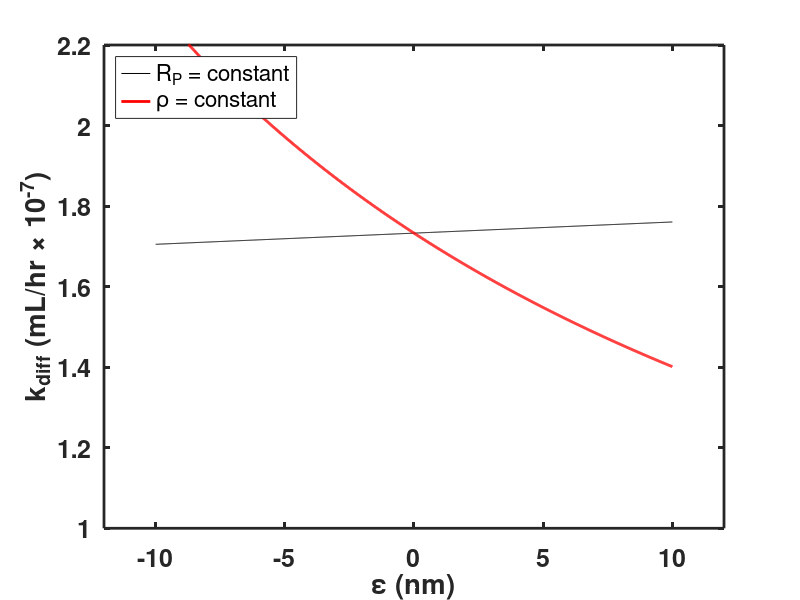
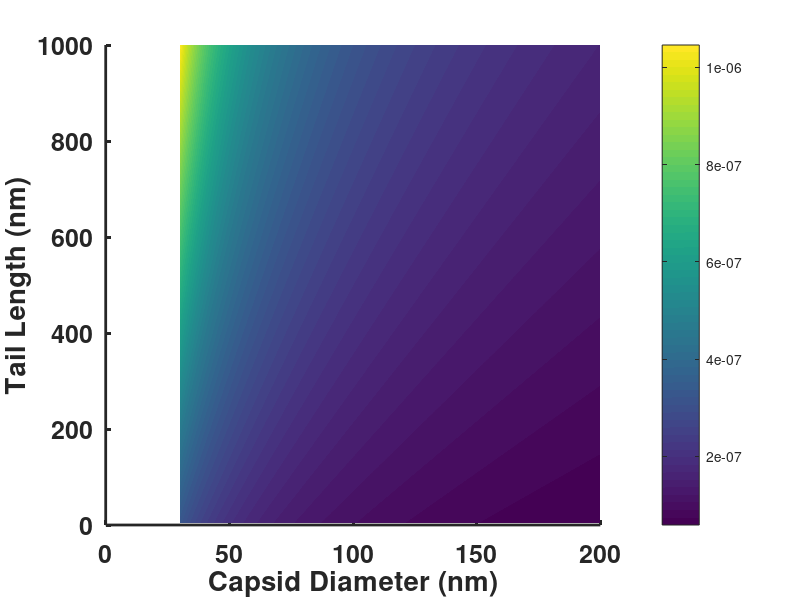

MATLAB code to generate these figures, in order: (Note: this script raises an error after producing the figures.)
%Temps of the experiments (C)
TempsC = [1 3 4 10 15 20 24 30 35 37 40];
%Scale Temps to Kelvin (C+273.15 = K)
T = TempsC + 273.15;

%Water viscocities (Pa*s)
eta1 = 1.73*(1e-3); eta3 = 1.62*(1e-3); eta4 = 1.57*(1e-3);
eta10 = 1.31*(1e-3); eta15 = 1.14*(1e-3); eta20 = 1.00*(1e-3);
eta24 = 0.91*(1e-3); eta30 = 0.80*(1e-3); eta35 = 0.72*(1e-3);
eta37 = 0.69*(1e-3); eta40 = 0.65*(1e-3);

eta = [eta1 eta3 eta4 eta10 eta15 eta20 eta24 eta30 eta35 eta37 eta40];

%------------------------Phage-Bacteria param's----------------------------
%Phage hydro radius's (cm)
kbT = 1.38*(1e-23)*T(7)*(3600^2)*(1e4);
eta = eta(7)*(3600)/(1e2);

%Bacteria Parameter
a = 0.5*3.8*(1e-4); b = 0.5*0.8*(1e-4); %semimajor and minor axes of bacteria (cm).
Rb = sqrt(a*b/4);                                    %Bacteria Radius (cm).  

for kk = 1:1
%Phage Radius
Rp =  0.39*(1e-5);                   %Phage Lambda Hydrodynamic Radius (cm).
rho = 150*(1e-7);                   %Phage Lambda typical tail length (cm).

epsilon = linspace(-1e-6,1e-6,1000);              %increase parameter (cm).

Dtail = kbT./(6*pi*eta.*Rp);                                 %Phage Diffusion.
Dhead = kbT./(6*pi*eta.*(Rp+epsilon));                       %Phage Diffusion.                               

%Capture Radius
z = Rb + Rp + rho + epsilon;

%Phage Diffusive Encounter Rate
kdiff_tail = 4*pi*Dtail.*z;                 %Diffusive kmax's at experimental temps.
kdiff_head = 4*pi*Dhead.*z;

figure(1)
hold on
plot(epsilon*(1e7), kdiff_tail*(1e7),'k', epsilon*(1e7), kdiff_head*(1e7),'r','LineWidth',2)
xlabel('\epsilon (nm)')
ylabel('k_{diff} (mL/hr \times 10^{-7})')
set(gca,'FontSize',18,'LineWidth',2,'FontWeight','bold')
box on
axis([-12 12 1 2.2])
legend('R_P = constant','\rho = constant','Location', 'northwest')
end

%-------------------------HeatMap!!!---------------------------------------
Dp = linspace(30*(1e-7),200*(1e-7),2000);           %capsid range (cm).
rho = linspace(5*(1e-7), 1000*(1e-7),2000);                %tail range (cm).

[DP,RHO] = meshgrid(Dp,rho);

RP = 0.5*DP;
D = kbT./(6*pi*eta.*RP);                                  %Phage Diffusion.
z = Rb + RP + RHO;
kdiff = 4*pi*D.*z;

figure(2)
hold on
surf(DP*(1e7),RHO*(1e7),(kdiff))
shading interp
xlabel('Capsid Diameter (nm)')
ylabel('Tail Length (nm)')
%zlabel('k_{diff} (mL/hr \times 10^{-7})')
set(gca,'FontSize',18,'LineWidth',2,'FontWeight','bold','ColorScale','log')
a=colorbar;
a.Limits = [5*(1e-9) 2*(1e-6)];
ylabel(a,'\psi_{diff} (mL/hr)','FontSize',16,'Rotation',270);
a.Label.Position(1) = 5;
view(2)


figure(3)
hold on
c = [.00792    0.0264    0.0120]*(1e-5);
X = DP*(1e7); Y = RHO*(1e7);
[C,h] = contour(X,Y, 0.7*kdiff,c);
h.LineWidth = 2;
h.LineColor = 'k';
xlabel('Capsid Diameter (nm)')
ylabel('Tail Length (nm)')
%zlabel('k_{diff} (mL/hr \times 10^{-7})')
set(gca,'FontSize',18,'LineWidth',2,'FontWeight','bold')

%--------------------------Load Data---------------------------------------
%import Sargasso Sea data
ADSORB = readtable('phage_bacteria_data.csv');
P = ADSORB.Phage;  B = ADSORB.Host; T = ADSORB.Temperature;    

for k = 26 %1:length(P)
    if (strcmp(B{k},'Ecoli')&&(T{k}==24))
        if (strcmp(P{k},'Lambda'))
            Rp =  0.5*63*(1e-7);    %Phage Lambda Hydrodynamic Radius (cm).
            rho = 150*(1e-7);       %Phage Lambda typical tail length (cm).
        end
        
        if (strcmp(P{k},'T1'))
            Rp =  0.39*(1e-5);          %Phage T1 Hydrodynamic Radius (cm).
            rho = 150*(1e-7);           %Phage T1 typical tail length (cm).
        end
        
        if (strcmp(P{k},'T5'))
            Rp =  0.5*65*(1e-5);          %+Phage T5 Hydrodynamic Radius (cm).(Paepe)
            rho = 150*(1e-7);           %Phage T5 typical tail length (cm).
        end
        
        if (strcmp(P{k},'T2'))
            Rp =  27.5*(1e-7);          %Phage T5 Hydrodynamic Radius (cm).
            rho = 290*(1e-7);           %Phage T5 typical tail length (cm).
        end
        
        if (strcmp(P{k},'T4'))
            Rp =  27.5*(1e-7);          %Phage T5 Hydrodynamic Radius (cm).
            rho = 290*(1e-7);           %Phage T5 typical tail length (cm).
        end
        
        if (strcmp(P{k},'T6'))
            Rp =  27.5*(1e-7);          %Phage T5 Hydrodynamic Radius (cm).
            rho = 290*(1e-7);           %Phage T5 typical tail length (cm).
        end
        
        if (strcmp(P{k},'T7'))
            Rp =  0.5*60*(1e-7);        %+Phage T5 Hydrodynamic Radius (cm).(Paepe)
            rho = 290*(1e-7);           %Phage T5 typical tail length (cm).
        end
        
        if (strcmp(P{k},'T3'))
            Rp =  0.5*60*(1e-7);        %+Phage T5 Hydrodynamic Radius (cm).(Paepe)
            rho = 290*(1e-7);           %Phage T5 typical tail length (cm).
        end
        
        if (strcmp(P{k},'J1'))
            Rp =  27.5*(1e-7);          %Phage J1 Hydrodynamic Radius (cm).
            rho = 290*(1e-7);           %Phage J1 typical tail length (cm).
            %Ref: Physicochemical Properties of a Virulent Lactobacillus Phage
            %Containing DNA with Cohesive Ends 
        end
    end
end
